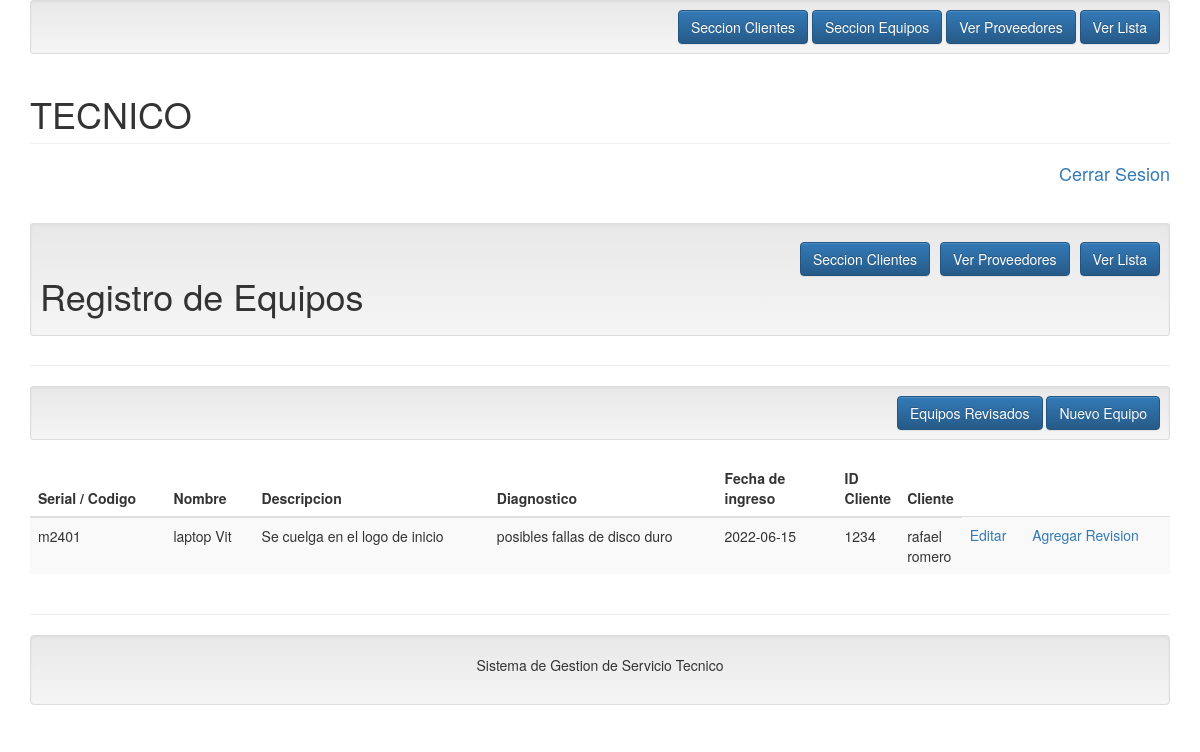
/view/home_tec.php?c=Equipo&a=Index, run on the app's committed database.
### tables this page shows
CREATE TABLE `equipo` (
  `idEquipo` int(11) NOT NULL,
  `idCodigo` varchar(45) NOT NULL,
  `nombre_e` varchar(45) NOT NULL,
  `descripcion` varchar(80) NOT NULL,
  `prev_diag` varchar(80) NOT NULL,
  `fecha_ingre` date NOT NULL,
  `Cliente_idCliente` int(11) NOT NULL
);

CREATE TABLE `cliente` (
  `idCliente` int(11) NOT NULL,
  `idCedula` varchar(45) DEFAULT NULL,
  `Nombre` varchar(45) NOT NULL,
  `Apellido` varchar(45) NOT NULL,
  `Direccion` varchar(45) DEFAULT NULL,
  `Telefono` varchar(45) NOT NULL,
  `Correo` varchar(45) NOT NULL,
  `Empleado_idEmpleado` int(11) NOT NULL
);

### controller/equipo.controller.php (called while the page is built, shortened)
<?php
require_once 'model/equipo_m.php';
class EquipoController{
    public function __CONSTRUCT(){
        $this->model = new Equipo();
    }
    public function Index(){
        require_once 'view/header.php';
        require_once 'view/equipo_v/equipo_vista.php';
        require_once 'view/footer.php';
    }
}

### model/database.php (called while the page is built)
<?php
class Database
{
    public static function StartUp()
    {
        $pdo = new PDO('mysql:host=localhost;dbname=servicio_tecnico;charset=utf8', 'root', '');
        $pdo->setAttribute(PDO::ATTR_ERRMODE, PDO::ERRMODE_EXCEPTION);
        return $pdo;
    }
}

### model/equipo_m.php (called while the page is built, shortened)
<?php
class Equipo{
    private $pdo;
    public function __CONSTRUCT()
    {
        try {
            $this->pdo = Database::StartUp();
        } catch (Exception $e) {
            die($e->getMessage());
        }
    }
    public function Listar()
	{
		try
		{
			$stm = $this->pdo->prepare("SELECT * FROM equipo, cliente
										WHERE idCliente = Cliente_idCliente");
			$stm->execute();
			return $stm->fetchAll(PDO::FETCH_OBJ);
		}
		catch(Exception $e)
		{
			die($e->getMessage());
		}
	}
}

### view/equipo_v/equipo_vista.php (the view)
<h4 align="right"><a href="?c=Usuario&a=Index">Cerrar Sesion</a></h4>
<h1 class="page-header">
<div class="well well-sm text-right">
    <a class="btn btn-primary" href="?c=Cliente&a=Index">Seccion Clientes</a>
    <a class="btn btn-primary" href="?c=Proveedor&a=Mostrar">Ver Proveedores</a>
    <a class="btn btn-primary" href="?c=Lista&a=Mostrar">Ver Lista</a>
    <p align="left"> Registro de Equipos </p>
    </div>
</h1>
<div class="well well-sm text-right">
    <a class="btn btn-primary" href="?c=Equipo&a=MostrarRev">Equipos Revisados</a>
    <a class="btn btn-primary" href="?c=Equipo&a=Crud">Nuevo Equipo</a>
</div>
<table class="table table-striped">
    <thead>
        <tr>
            <th>Serial / Codigo</th>
            <th>Nombre</th>
            <th>Descripcion</th>
            <th>Diagnostico</th>
            <th style="width:120px;">Fecha de ingreso</th>
            <th style="width:60px;">ID Cliente</th>
            <th style="width:60px;">Cliente</th>
        </tr>
    </thead>
    <tbody>
    <?php foreach($this->model->Listar() as $r): ?>
        <tr>
            <td><?php echo $r->idCodigo?></td>
            <td><?php echo $r->nombre_e; ?></td>
            <td><?php echo $r->descripcion; ?></td>
            <td><?php echo $r->prev_diag; ?></td>
            <td><?php echo $r->fecha_ingre; ?></td>
            <td><?php echo $r->idCedula; ?></td>
            <td><?php echo $r->Nombre." ".$r->Apellido; ?></td>
            <td>
                <a href="?c=Equipo&a=Crud&idEquipo=<?php echo $r->idEquipo; ?>">Editar</a>
            </td>
            <td>
            <a href="?c=Equipo&a=Crud2&idEquipo=<?php echo $r->idEquipo; ?>">Agregar Revision</a>
            </td>
        </tr>
    <?php endforeach; ?>
    </tbody>
</table>

### data on the page
equipo: idCodigo "m2401", nombre_e "laptop Vit", descripcion "Se cuelga en el logo de inicio", prev_diag "posibles fallas de disco duro", fecha_ingre "2022-06-15", Cliente_idCliente.idCedula "1234", Cliente_idCliente.Nombre "rafael", Cliente_idCliente.Apellido "romero"
